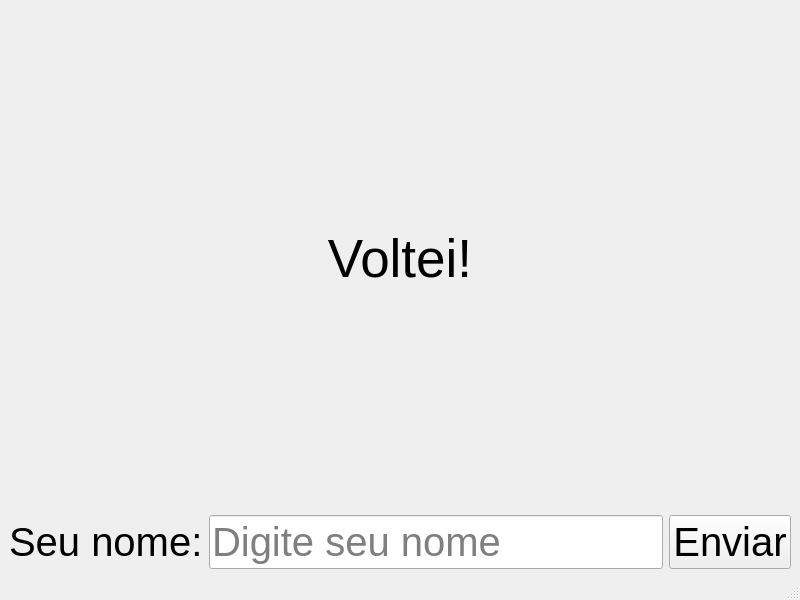
<?xml version="1.0" encoding="UTF-8"?>
<ui version="4.0">
 <class>MainWindow</class>
 <widget class="QMainWindow" name="MainWindow">
  <property name="geometry">
   <rect>
    <x>0</x>
    <y>0</y>
    <width>800</width>
    <height>600</height>
   </rect>
  </property>
  <property name="windowTitle">
   <string>MainWindow</string>
  </property>
  <widget class="QWidget" name="centralwidget">
   <layout class="QHBoxLayout" name="horizontalLayout">
    <item>
     <layout class="QGridLayout" name="gridLayout">
      <item row="0" column="0">
       <widget class="QLabel" name="labelResult">
        <property name="font">
         <font>
          <pointsize>40</pointsize>
         </font>
        </property>
        <property name="text">
         <string>Voltei!</string>
        </property>
        <property name="alignment">
         <set>Qt::AlignCenter</set>
        </property>
       </widget>
      </item>
      <item row="1" column="0">
       <layout class="QGridLayout" name="gridLayout_2">
        <item row="0" column="0">
         <widget class="QLabel" name="labelName">
          <property name="font">
           <font>
            <pointsize>30</pointsize>
           </font>
          </property>
          <property name="text">
           <string>Seu nome:</string>
          </property>
         </widget>
        </item>
        <item row="0" column="1">
         <widget class="QLineEdit" name="lineName">
          <property name="font">
           <font>
            <pointsize>30</pointsize>
           </font>
          </property>
          <property name="placeholderText">
           <string>Digite seu nome</string>
          </property>
         </widget>
        </item>
        <item row="0" column="2">
         <widget class="QPushButton" name="buttonSend">
          <property name="font">
           <font>
            <pointsize>30</pointsize>
           </font>
          </property>
          <property name="text">
           <string>Enviar</string>
          </property>
         </widget>
        </item>
       </layout>
      </item>
     </layout>
    </item>
   </layout>
  </widget>
  <widget class="QMenuBar" name="menubar">
   <property name="geometry">
    <rect>
     <x>0</x>
     <y>0</y>
     <width>800</width>
     <height>22</height>
    </rect>
   </property>
  </widget>
  <widget class="QStatusBar" name="statusbar"/>
 </widget>
 <resources/>
 <connections/>
</ui>
